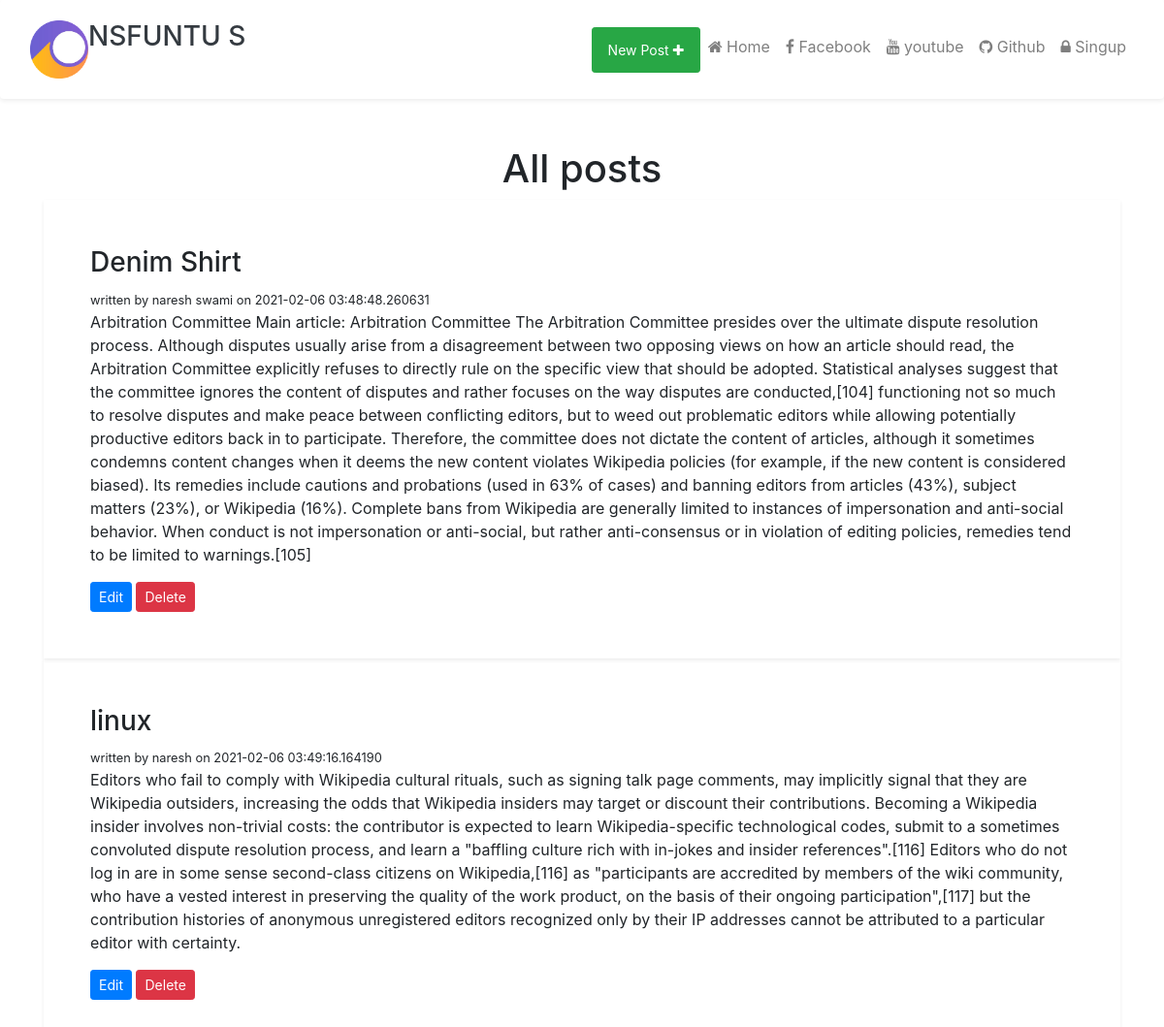
The page /posts on the database its author committed.
### models.py (models this page shows, shortened)
class BlogPost(db.Model):
    id = db.Column(db.Integer, primary_key = True )
    title = db.Column(db.String(100), nullable=False)
    content = db.Column(db.Text,nullable=False)
    author  = db.Column(db.String(20), nullable=False, default='N/A')
    date_posted = db.Column(db.DateTime,nullable=False, default=datetime.utcnow)

### app.py (the view)
@app.route('/posts')
def posts():
        blog_posts = BlogPost.query.order_by(BlogPost.date_posted).all()
        return render_template('posts.html',blog_post=blog_posts)

### templates/posts.html (shortened to what this page needs)
{% extends 'base.html' %}
{% block content %}
<div class="container">
    <h1 class="text-center mt-5">All posts</h1>
    {% for item in blog_post %}
    <div class=" shadow-sm p-5">
        <h3> {{ item.title }} </h3>
        <small>written by {{ item.author }} on {{ item.date_posted }} </h6></small>
        <p> {{ item.content }} </p>
        <a class="btn  btn-sm btn-primary" href="/posts/edit/{{ item.id }}">Edit</a>
        <a class="btn  btn-sm btn-danger" href="/posts/delete/{{ item.id }}">Delete</a>
    </div>
    {% endfor %}
</div>
{% endblock %}

### templates/base.html (shortened to what this page needs)
<!DOCTYPE html>
<html lang="en">
<head>
    <link href="https://cdn.jsdelivr.net/npm/bootstrap@5.0.0-beta1/dist/css/bootstrap.min.css" rel="stylesheet"
>
    <link href="{{ url_for('static', filename='../circle-cropped(1).png') }}" rel="stylesheet">
    <link rel="stylesheet" href="https://cdnjs.cloudflare.com/ajax/libs/font-awesome/4.7.0/css/font-awesome.min.css">
    <link rel="stylesheet" href="https://maxcdn.bootstrapcdn.com/bootstrap/4.0.0/css/bootstrap.min.css"
>
</head>
<body>
    <nav class="navbar navbar-expand-sm navbar-light shadow-sm rounded p-3 ">
        <div class="container-fluid">
            <div class="navbar-brand">
                <img style="width:60px; float:left;" src="static/circle-cropped(1).png" alt="">
                <a href="/" class="text-dark">
                    <h3>NSFUNTU S</h3>
                </a>
            </div>
            <div class="navbar-collapse collapse" id="naresh">
                <ul class="navbar-nav ml-auto ">
                    <li class="nav-item btn btn-sm btn-success"><a class="nav-link text-white" href="/posts/new"> New
                            Post <i class="fa fa-plus"></i> </a>
                    </li>
                    <li class="nav-item"><a class="nav-link  " href="/"> <i class="fa fa-home"></i>
                            Home</a></li>
                    <li class="nav-item"><a class="nav-link  "
                            href="https://www.facebook.com/profile.php?id=100012150002413"> <i
                                class="fa fa-facebook"></i>
                            Facebook</a></li>
                    <li class="nav-item"><a class="nav-link "
                            href="https://www.youtube.com/channel/UCUlZNs0xQ5Q_B_Ev5UwkcCw"> <i
                                class="fa fa-youtube"></i>
                            youtube</a></li>
                    <li class="nav-item"><a class="nav-link " href="https://github.com/NARESHSWAMI199"> <i
                                class="fa fa-github"></i> Github</a></li>
                    <li class="nav-item"><a class="nav-link " href="/register"> <i
                                class="fa fa-lock"></i> Singup</a></li>
                </ul>
            </div>
        </div>
    </nav>
    {% block content %}
    {% endblock content %}
</body>
</html>

### rows shown on the page
BlogPost: title "Denim Shirt", author "naresh swami", date_posted "2021-02-06 03:48:48.260631", content "Arbitration Committee Main article: Arbitration Committee The Arbitration Committee presides over the ultimate dispute resolution process. Although disputes usually arise from a disagreement between two opposing views on how an article should read, the Arbitration Committee explicitly refuses to directly rule on the specific view that should be adopted. Statistical analyses suggest that the committee ignores the content of disputes and rather focuses on the way disputes are conducted,[104] functioning not so much to resolve disputes and make peace between conflicting editors, but to weed out problematic editors while allowing potentially productive editors back in to participate. Therefore,…"
BlogPost: title "linux", author "naresh", date_posted "2021-02-06 03:49:16.164190", content "Editors who fail to comply with Wikipedia cultural rituals, such as signing talk page comments, may implicitly signal that they are Wikipedia outsiders, increasing the odds that Wikipedia insiders may target or discount their contributions. Becoming a Wikipedia insider involves non-trivial costs: the contributor is expected to learn Wikipedia-specific technological codes, submit to a sometimes convoluted dispute resolution process, and learn a \"baffling culture rich with in-jokes and insider references\".[116] Editors who do not log in are in some sense second-class citizens on Wikipedia,[116] as \"participants are accredited by members of the wiki community, who have a vested interest in…"
